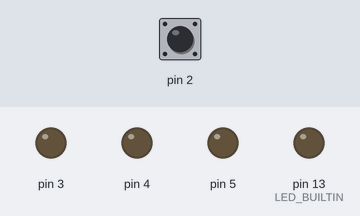
Recording of a sketch running on a simulated Arduino Uno, built with avr-gcc and run on an emulated ATmega328P. Parts: output pins drawn as LEDs (lit = HIGH). Inputs (shaded band) come from the test bench; at power-on: pin 2 LOW.

Above: at 1.2 s.
1.3 s: pin 2 driven HIGH
At 1.6 s:
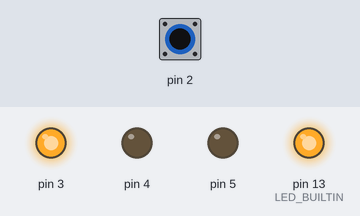
2.8 s: pin 2 driven LOW
At 3.9 s:
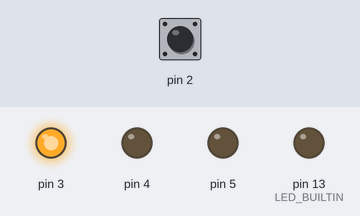
4.3 s: pin 2 driven HIGH
At 5.1 s:
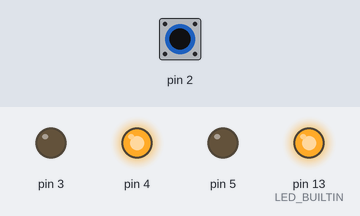
5.8 s: pin 2 driven LOW
At 6.2 s:
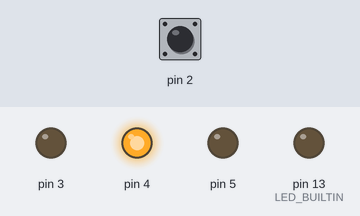
7.3 s: pin 2 driven HIGH
At 8.5 s:
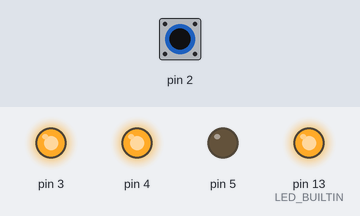
8.8 s: pin 2 pulsed LOW 2 times (0.12 s each, 0.3 s apart)
At 9.5 s:
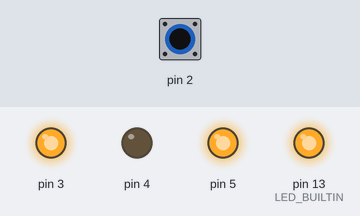
Timing chart, 0 to 11.8 s (numbered marks = the images above; inputs shaded):
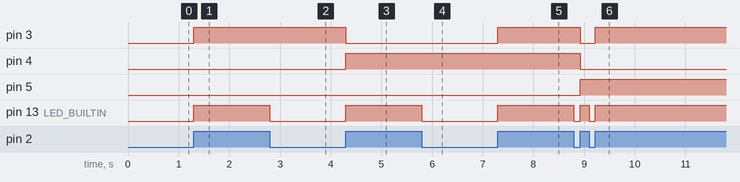

Measured:
- after the input at 1.3 s, pin 3, pin 13 (LED_BUILTIN): LOW → HIGH at once
- after the input at 2.8 s, pin 13 (LED_BUILTIN): HIGH → LOW at once
- after the input at 4.3 s, pin 3: HIGH → LOW at once; pin 4, pin 13 (LED_BUILTIN): LOW → HIGH at once
- after the input at 5.8 s, pin 13 (LED_BUILTIN): HIGH → LOW at once
- after the input at 7.3 s, pin 3, pin 13 (LED_BUILTIN): LOW → HIGH at once
- after the input at 8.8 s, pin 3: HIGH → LOW after 0.12 s, → HIGH 0.30 s later; pin 4: HIGH → LOW after 0.12 s; pin 5: LOW → HIGH after 0.12 s; pin 13 (LED_BUILTIN): alternates HIGH for 0.18 s and LOW for 0.12 s, 4 changes in all, then stays HIGH, starting at once

The sketch:

rgb.ino
```cpp
int switchState = 0;
int counter = 0;
int lastState = 0;

void setup() {
  pinMode(LED_BUILTIN, OUTPUT);
  pinMode(2, INPUT);
  pinMode(3, OUTPUT);
  pinMode(4, OUTPUT);
  pinMode(5, OUTPUT);

  digitalWrite(3, HIGH);
  digitalWrite(4, HIGH);
  digitalWrite(5, HIGH);
}

// the loop function runs over and over again forever
void loop() {
  switchState = digitalRead(2);

  if(switchState == HIGH){
    digitalWrite(LED_BUILTIN, HIGH);
  }
  else{
    digitalWrite(LED_BUILTIN, LOW);
  }

  if(switchState != lastState){
    lastState = switchState;

    if(switchState == HIGH){
      counter+=1;
    }
  }

  //delay(1000);

  if((counter >> 0) % 2){
    digitalWrite(3, HIGH);
  }
  else{
    digitalWrite(3, LOW);
  }

  if((counter >> 1) % 2){
    digitalWrite(4, HIGH);
  }
  else{
    digitalWrite(4, LOW);
  }

  if((counter >> 2) % 2){
    digitalWrite(5, HIGH);
  }
  else{
    digitalWrite(5, LOW);
  }
}
```
